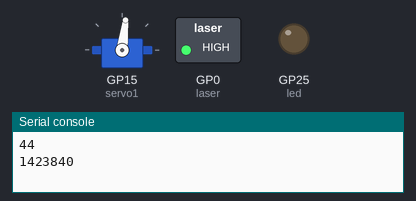
Bench run of a program on a simulated Raspberry Pi Pico running MicroPython. Shown: servo, switched loads named in the program (green lamp = pin HIGH), output pins drawn as LEDs (lit = HIGH), the last lines printed to the serial console. Random numbers come from a fixed seed; servo angles are drawn from the pulse width (0.5 ms = 0°, 2.5 ms = 180°).

Above: at 0.1 s.
At 8.1 s:
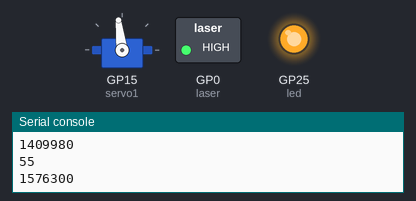
At 14.1 s:
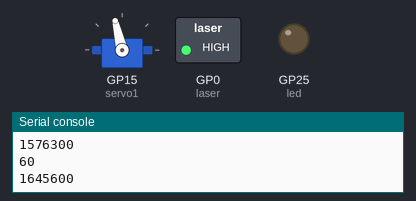
At 32.1 s:
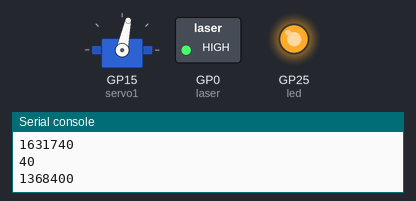
Timing chart, 0 to 40.0 s (numbered marks = the images above):
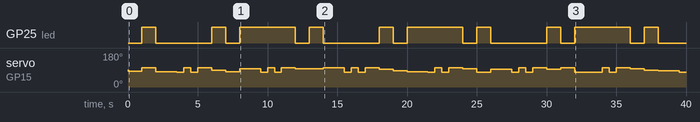

The program:

0.1.9.1_move.py
```python
from machine import Pin, PWM
import time, random
delay = 1
led = Pin(25, Pin.OUT)
led.value(1)
laser = Pin(0, Pin.OUT)
laser.value(1)

switch = Pin(16, Pin.IN)

class Servo(PWM):
    def __init__(self, pin: Pin):
        super().__init__(pin)
        self.MIN = 814000
        self.MID = 1507000
        self.MAX = 2200000
        self.STEP = (self.MAX - self.MIN)/100
        self.pos_perc_min = 40
        self.pos_perc_max = 60
        super().freq(50)
        super().duty_ns(self.MID)
    def move(self,):
        pos_perc = random.randint(self.pos_perc_min, self.pos_perc_max)
        pos_ns = int((pos_perc * self.STEP)+self.MIN)
        super().duty_ns(pos_ns)
        print(pos_perc)
        print(pos_ns)
    def move_limits(self,):
        for i in range(2):
            time.sleep(0.5)
            pos_ns = int((self.pos_perc_min * self.STEP)+self.MIN)
            super().duty_ns(pos_ns)
            time.sleep(0.5)
            pos_ns = int((self.pos_perc_max * self.STEP)+self.MIN)
            super().duty_ns(pos_ns)

servo1 = Servo(Pin(15))

while True:
    for i in range(3):
        servo1.move()
        led.toggle()
        time.sleep(delay)
    servo1.move_limits()
    time.sleep(delay)
```

Measured:
- by itself, GP25 (led): repeats every 12.0 s: LOW 4.0 s, HIGH 1.0 s, LOW 1.0 s, HIGH 4.0 s, LOW 1.0 s, HIGH 1.0 s
- by itself, servo on GP15 (servo1): 91° → 83° at 0.02 s, → 101° 0.98 s later, → 81° 1.0 s later, → 78° 1.5 s later, … (45 changes in this stretch)
